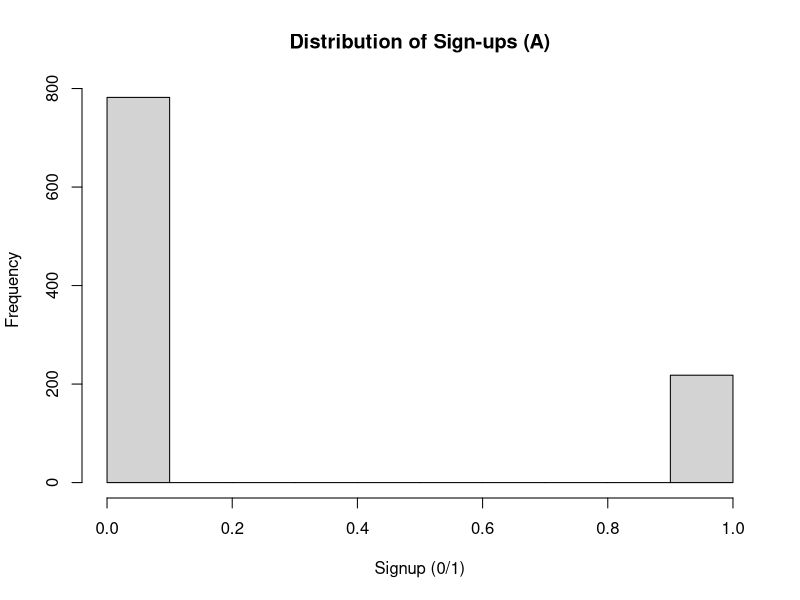
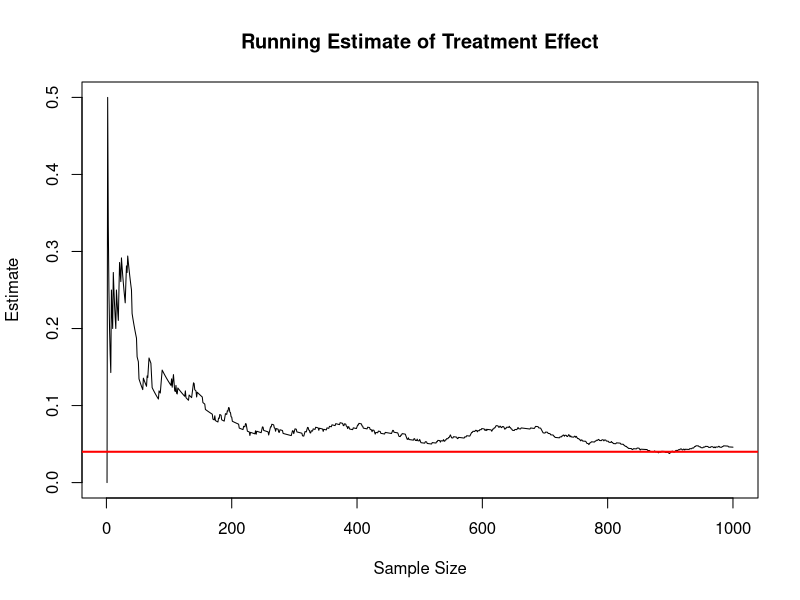
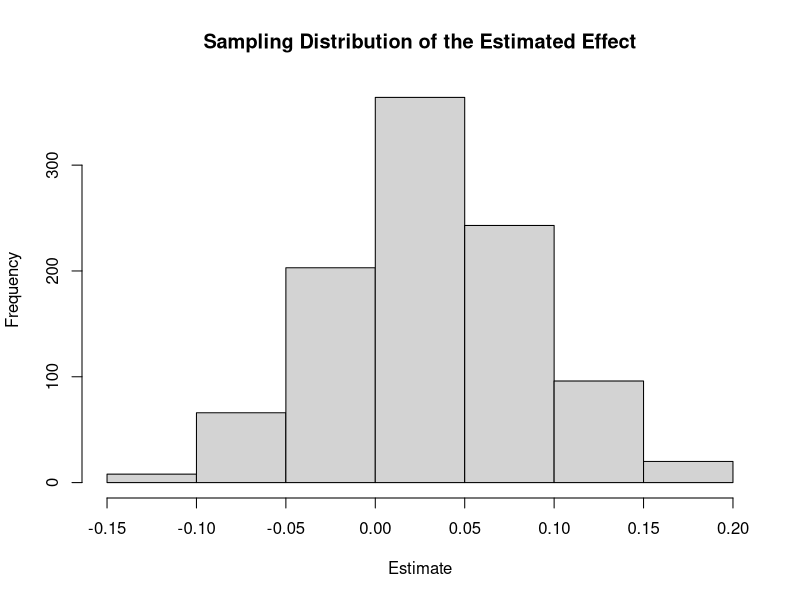

R code for these plots, in order:
## ---- chunk 1
set.seed(123)

n <- 1000
A <- rbinom(n, 1, 0.22)
B <- rbinom(n, 1, 0.18)

theta_hat <- mean(A) - mean(B)
theta_hat
hist(A, main = "Distribution of Sign-ups (A)", xlab = "Signup (0/1)")
## ---- chunk 2
diffs <- A - B
running_mean <- cumsum(diffs) / (1:n)

plot(
  running_mean,
  type = "l",
  main = "Running Estimate of Treatment Effect",
  xlab = "Sample Size",
  ylab = "Estimate"
)
abline(h = 0.04, col = "red", lwd = 2)
## ---- chunk 3
boot_estimates <- replicate(1000, {
  A_star <- sample(A, replace = TRUE)
  B_star <- sample(B, replace = TRUE)
  mean(A_star) - mean(B_star)
})

boot_se <- sd(boot_estimates)
boot_se
## ---- chunk 4
sim_estimates <- replicate(1000, {
  A_s <- rbinom(100, 1, 0.22)
  B_s <- rbinom(100, 1, 0.18)
  mean(A_s) - mean(B_s)
})

hist(
  sim_estimates,
  main = "Sampling Distribution of the Estimated Effect",
  xlab = "Estimate"
)
## ---- chunk 5
se <- sqrt(var(A)/n + var(B)/n)
z <- theta_hat / se
2 * (1 - pnorm(abs(z)))
## ---- chunk 6
Y <- c(A, B)
D <- c(rep(1, n), rep(0, n))
summary(lm(Y ~ D))
## ---- chunk 7
false_positive <- replicate(1000, {
  A <- rbinom(1000, 1, 0.2)
  B <- rbinom(1000, 1, 0.2)

  any(sapply(seq(100, 1000, 100), function(k) {
    z <- (mean(A[1:k]) - mean(B[1:k])) /
         sqrt(var(A[1:k])/k + var(B[1:k])/k)
    p <- 2 * (1 - pnorm(abs(z)))
    p < 0.05
  }))
})

mean(false_positive)
